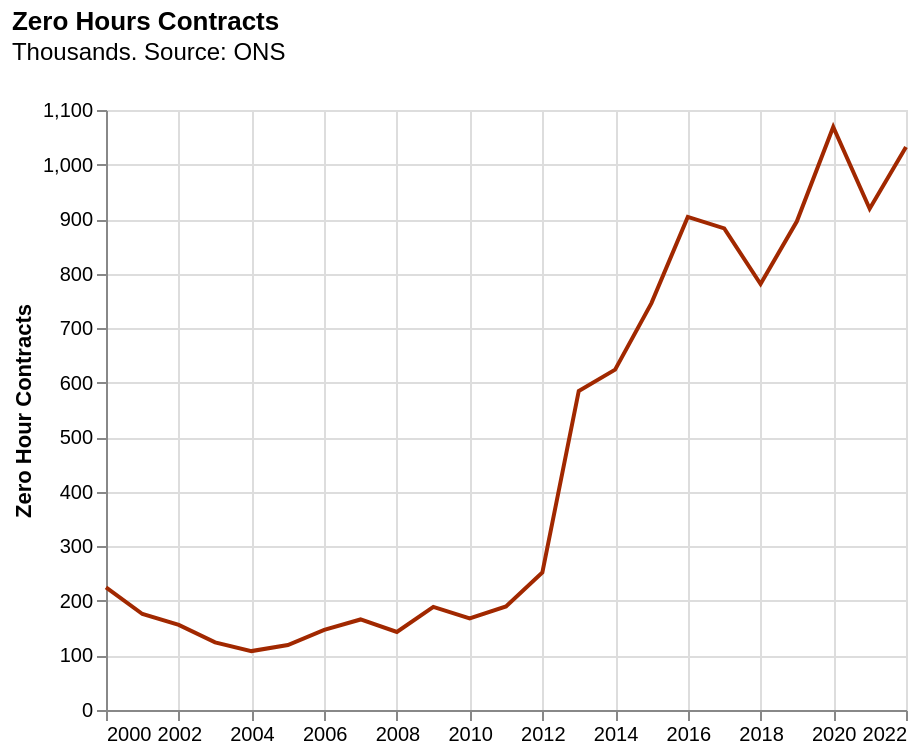

Here is the Vega-Lite specification saved for this chart:
### Vega-Lite specification from a JSON file in a GitHub repository (floating-point values rounded to 4 significant figures)
{"$schema": "https://vega.github.io/schema/vega-lite/v5.json", "data": {"values": [{"Year": 946684800000, "Value": 0.8187, "type": "zh", "datype": "Percentage", "Val2": 27484, "pct_tote": 0.008187}, {"Year": 978307200000, "Value": 0.6351, "type": "zh", "datype": "Percentage", "Val2": 27712, "pct_tote": 0.006351}, {"Year": 1009843200000, "Value": 0.5583, "type": "zh", "datype": "Percentage", "Val2": 27944, "pct_tote": 0.005583}, {"Year": 1041379200000, "Value": 0.4394, "type": "zh", "datype": "Percentage", "Val2": 28221, "pct_tote": 0.004394}, {"Year": 1072915200000, "Value": 0.3785, "type": "zh", "datype": "Percentage", "Val2": 28530, "pct_tote": 0.003785}, {"Year": 1104537600000, "Value": 0.4125, "type": "zh", "datype": "Percentage", "Val2": 28850, "pct_tote": 0.004125}, {"Year": 1136073600000, "Value": 0.5045, "type": "zh", "datype": "Percentage", "Val2": 29138, "pct_tote": 0.005045}, {"Year": 1167609600000, "Value": 0.565, "type": "zh", "datype": "Percentage", "Val2": 29378, "pct_tote": 0.00565}, {"Year": 1199145600000, "Value": 0.4827, "type": "zh", "datype": "Percentage", "Val2": 29628, "pct_tote": 0.004827}, {"Year": 1230768000000, "Value": 0.6482, "type": "zh", "datype": "Percentage", "Val2": 29156, "pct_tote": 0.006482}, {"Year": 1262304000000, "Value": 0.5748, "type": "zh", "datype": "Percentage", "Val2": 29228, "pct_tote": 0.005748}, {"Year": 1293840000000, "Value": 0.6467, "type": "zh", "datype": "Percentage", "Val2": 29378, "pct_tote": 0.006467}, {"Year": 1325376000000, "Value": 0.8486, "type": "zh", "datype": "Percentage", "Val2": 29697, "pct_tote": 0.008486}, {"Year": 1356998400000, "Value": 1.947, "type": "zh", "datype": "Percentage", "Val2": 30043, "pct_tote": 0.01947}, {"Year": 1388534400000, "Value": 2.029, "type": "zh", "datype": "Percentage", "Val2": 30754, "pct_tote": 0.02029}, {"Year": 1420070400000, "Value": 2.385, "type": "zh", "datype": "Percentage", "Val2": 31285, "pct_tote": 0.02385}, {"Year": 1451606400000, "Value": 2.848, "type": "zh", "datype": "Percentage", "Val2": 31744, "pct_tote": 0.02848}, {"Year": 1483228800000, "Value": 2.754, "type": "zh", "datype": "Percentage", "Val2": 32057, "pct_tote": 0.02754}, {"Year": 1514764800000, "Value": 2.408, "type": "zh", "datype": "Percentage", "Val2": 32439, "pct_tote": 0.02408}, {"Year": 1546300800000, "Value": 2.732, "type": "zh", "datype": "Percentage", "Val2": 32799, "pct_tote": 0.02732}, {"Year": 1577836800000, "Value": 3.288, "type": "zh", "datype": "Percentage", "Val2": 32509, "pct_tote": 0.03288}, {"Year": 1609459200000, "Value": 2.836, "type": "zh", "datype": "Percentage", "Val2": 32407, "pct_tote": 0.02836}, {"Year": 1640995200000, "Value": 3.152, "type": "zh", "datype": "Percentage", "Val2": 32744, "pct_tote": 0.03152}, {"Year": 946684800000, "Value": 27484, "type": "total", "datype": "Total", "Val2": 27484, "pct_tote": 1}, {"Year": 978307200000, "Value": 27712, "type": "total", "datype": "Total", "Val2": 27712, "pct_tote": 1}, {"Year": 1009843200000, "Value": 27944, "type": "total", "datype": "Total", "Val2": 27944, "pct_tote": 1}, {"Year": 1041379200000, "Value": 28221, "type": "total", "datype": "Total", "Val2": 28221, "pct_tote": 1}, {"Year": 1072915200000, "Value": 28530, "type": "total", "datype": "Total", "Val2": 28530, "pct_tote": 1}, {"Year": 1104537600000, "Value": 28850, "type": "total", "datype": "Total", "Val2": 28850, "pct_tote": 1}, {"Year": 1136073600000, "Value": 29138, "type": "total", "datype": "Total", "Val2": 29138, "pct_tote": 1}, {"Year": 1167609600000, "Value": 29378, "type": "total", "datype": "Total", "Val2": 29378, "pct_tote": 1}, {"Year": 1199145600000, "Value": 29628, "type": "total", "datype": "Total", "Val2": 29628, "pct_tote": 1}, {"Year": 1230768000000, "Value": 29156, "type": "total", "datype": "Total", "Val2": 29156, "pct_tote": 1}, {"Year": 1262304000000, "Value": 29228, "type": "total", "datype": "Total", "Val2": 29228, "pct_tote": 1}, {"Year": 1293840000000, "Value": 29378, "type": "total", "datype": "Total", "Val2": 29378, "pct_tote": 1}, {"Year": 1325376000000, "Value": 29697, "type": "total", "datype": "Total", "Val2": 29697, "pct_tote": 1}, {"Year": 1356998400000, "Value": 30043, "type": "total", "datype": "Total", "Val2": 30043, "pct_tote": 1}, {"Year": 1388534400000, "Value": 30754, "type": "total", "datype": "Total", "Val2": 30754, "pct_tote": 1}, {"Year": 1420070400000, "Value": 31285, "type": "total", "datype": "Total", "Val2": 31285, "pct_tote": 1}, {"Year": 1451606400000, "Value": 31744, "type": "total", "datype": "Total", "Val2": 31744, "pct_tote": 1}, {"Year": 1483228800000, "Value": 32057, "type": "total", "datype": "Total", "Val2": 32057, "pct_tote": 1}, {"Year": 1514764800000, "Value": 32439, "type": "total", "datype": "Total", "Val2": 32439, "pct_tote": 1}, {"Year": 1546300800000, "Value": 32799, "type": "total", "datype": "Total", "Val2": 32799, "pct_tote": 1}, {"Year": 1577836800000, "Value": 32509, "type": "total", "datype": "Total", "Val2": 32509, "pct_tote": 1}, {"Year": 1609459200000, "Value": 32407, "type": "total", "datype": "Total", "Val2": 32407, "pct_tote": 1}, {"Year": 1640995200000, "Value": 32744, "type": "total", "datype": "Total", "Val2": 32744, "pct_tote": 1}, {"Year": 946684800000, "Value": 225, "type": "zh", "datype": "Total", "Val2": 27484, "pct_tote": 0.008187}, {"Year": 978307200000, "Value": 176, "type": "zh", "datype": "Total", "Val2": 27712, "pct_tote": 0.006351}, {"Year": 1009843200000, "Value": 156, "type": "zh", "datype": "Total", "Val2": 27944, "pct_tote": 0.005583}, {"Year": 1041379200000, "Value": 124, "type": "zh", "datype": "Total", "Val2": 28221, "pct_tote": 0.004394}, {"Year": 1072915200000, "Value": 108, "type": "zh", "datype": "Total", "Val2": 28530, "pct_tote": 0.003785}, {"Year": 1104537600000, "Value": 119, "type": "zh", "datype": "Total", "Val2": 28850, "pct_tote": 0.004125}, {"Year": 1136073600000, "Value": 147, "type": "zh", "datype": "Total", "Val2": 29138, "pct_tote": 0.005045}, {"Year": 1167609600000, "Value": 166, "type": "zh", "datype": "Total", "Val2": 29378, "pct_tote": 0.00565}, {"Year": 1199145600000, "Value": 143, "type": "zh", "datype": "Total", "Val2": 29628, "pct_tote": 0.004827}, {"Year": 1230768000000, "Value": 189, "type": "zh", "datype": "Total", "Val2": 29156, "pct_tote": 0.006482}, {"Year": 1262304000000, "Value": 168, "type": "zh", "datype": "Total", "Val2": 29228, "pct_tote": 0.005748}, {"Year": 1293840000000, "Value": 190, "type": "zh", "datype": "Total", "Val2": 29378, "pct_tote": 0.006467}, {"Year": 1325376000000, "Value": 252, "type": "zh", "datype": "Total", "Val2": 29697, "pct_tote": 0.008486}, {"Year": 1356998400000, "Value": 585, "type": "zh", "datype": "Total", "Val2": 30043, "pct_tote": 0.01947}, {"Year": 1388534400000, "Value": 624, "type": "zh", "datype": "Total", "Val2": 30754, "pct_tote": 0.02029}, {"Year": 1420070400000, "Value": 746, "type": "zh", "datype": "Total", "Val2": 31285, "pct_tote": 0.02385}, {"Year": 1451606400000, "Value": 904, "type": "zh", "datype": "Total", "Val2": 31744, "pct_tote": 0.02848}, {"Year": 1483228800000, "Value": 883, "type": "zh", "datype": "Total", "Val2": 32057, "pct_tote": 0.02754}, {"Year": 1514764800000, "Value": 781, "type": "zh", "datype": "Total", "Val2": 32439, "pct_tote": 0.02408}, {"Year": 1546300800000, "Value": 896, "type": "zh", "datype": "Total", "Val2": 32799, "pct_tote": 0.02732}, {"Year": 1577836800000, "Value": 1069, "type": "zh", "datype": "Total", "Val2": 32509, "pct_tote": 0.03288}, {"Year": 1609459200000, "Value": 919, "type": "zh", "datype": "Total", "Val2": 32407, "pct_tote": 0.02836}, {"Year": 1640995200000, "Value": 1032, "type": "zh", "datype": "Total", "Val2": 32744, "pct_tote": 0.03152}]}, "title": {"text": "Zero Hours Contracts", "anchor": "start", "subtitle": ["Thousands. Source: ONS", ""]}, "width": 400, "height": 300, "params": [{"name": "View", "select": {"type": "point", "fields": ["datype"]}, "bind": {"input": "select", "options": ["Percentage", "Total"], "name": "Type:"}, "value": "Total"}], "transform": [{"filter": {"param": "View"}}, {"filter": "datum.type!='total'"}], "mark": {"type": "line", "point": false}, "encoding": {"x": {"field": "Year", "type": "temporal", "title": null}, "y": {"field": "Value", "type": "quantitative", "title": "Zero Hour Contracts", "axis": {"format": {"value": "quantitative", "condition": {"test": "datum.datype==Percentage", "value": "%"}}}}, "color": {"field": "type", "legend": null, "scale": {"range": ["#a12800"]}}}}
